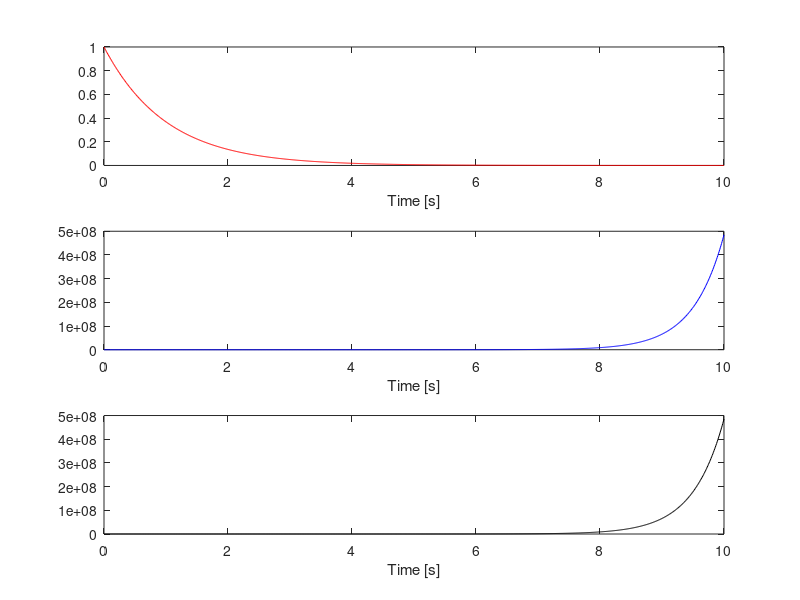

Here is the MATLAB script that generated this plot:
clear all; close all; clc;

t = 0:.01:10;

y0(1,:) = [1; -1; 1];
y0(2,:) = [1; 2; 4];
y0(3,:) = [2; 1; 5];

A = [0 1 0; 
     0 0 1;
     4 4 -1];
clrs = ['r', 'b', 'k']; 
for i=1:3
[t,y] = ode45(@(t,y) A*y, t, y0(i,:));
subplot(3,1,i)
plot(t,y(:,1),clrs(i))
xlabel('Time [s]')
hold on
end
